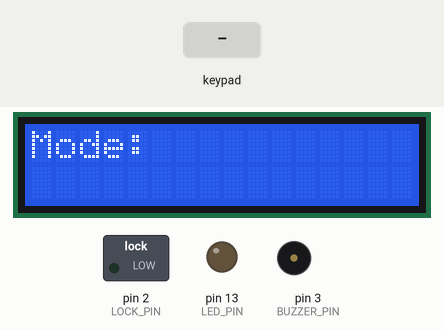
This sketch was run on a simulated Arduino Uno, built with avr-gcc and run on an emulated ATmega328P. On the bench: 16×2 character LCD, switched loads named in the sketch (green lamp = pin HIGH), output pins drawn as LEDs (lit = HIGH), buzzer (waves = sounding, pin HIGH). The inputs (shaded band) are chosen by the test bench. The modem accepts every AT command (registered, SIM ready, sends succeed) and sends nothing else; what the sketch prints to the serial monitor is not drawn.

Above: at 2.3 s.
2.4 s: keypad keys 8 8 8 8 # pressed 0.4 s apart
At 2.62 s:
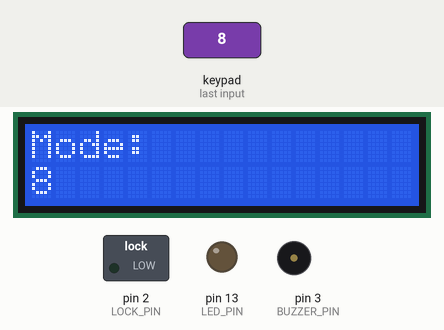
5.9 s: key '1' pressed
At 6.6 s:
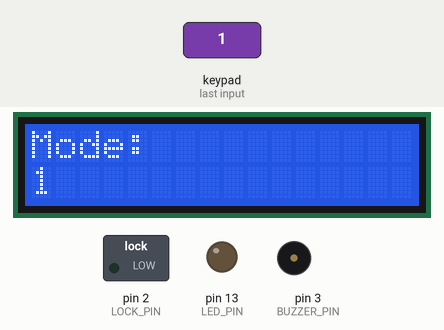
7.4 s: key '#' pressed
At 8.6 s:
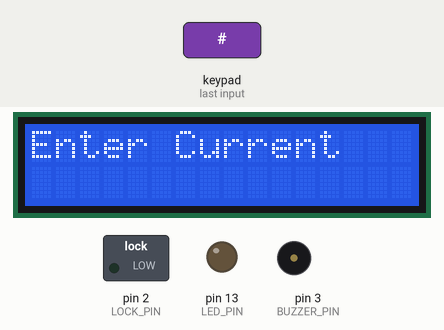
8.9 s: keypad keys 8 8 8 8 # pressed 0.4 s apart
At 11.9 s:
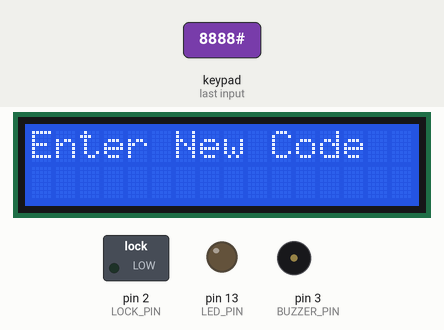
12.4 s: keypad keys 1 2 1 1 1 0 9 # pressed 0.4 s apart
At 17.6 s:
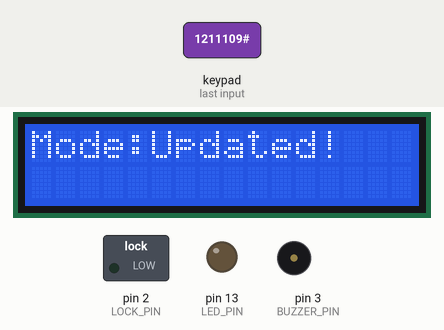
Timing chart, 0 to 18.7 s (numbered marks = the images above; inputs shaded):
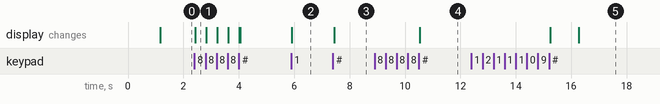

The sketch:

smart_lock.ino
```cpp
#include <SoftwareSerial.h>
#include <Keypad.h>
#include <Wire.h>
#include <LiquidCrystal_I2C.h>

// Wi-Fi & IFTTT
const String WIFI_SSID = "your_ssid";
const String WIFI_PASSWORD = "your_password";
const String IFTTT_HOST = "maker.ifttt.com";
const String IFTTT_URI = "/trigger/msg/with/key/your_webhook_key";

// pin
const int LOCK_PIN = 2;
const int LED_PIN = 13;
const int BUZZER_PIN = 3;
const int LDR_PIN = A0;

// keypad
const byte ROWS = 4;
const byte COLS = 3;
char keys[ROWS][COLS] = {
    {'1','2','3'},
    {'4','5','6'},
    {'7','8','9'},
    {'*','0','#'}
};
byte rowPins[ROWS] = {12, 11, 10, 9};
byte colPins[COLS] = {8, 7, 6};

// (RX, TX): 設定 ESP 的 RX 接到 Arduino 的 5 號腳位, TX 接到 4 號腳位
SoftwareSerial esp(5, 4);  // ESP_TX=5, ESP_RX=4
Keypad keypad = Keypad(makeKeymap(keys), rowPins, colPins, ROWS, COLS);
LiquidCrystal_I2C lcd(0x3F, 16, 2);

String currentPasscode = "8888";  // init password
int loginAttempts = 0;
const int MAX_ATTEMPTS = 3;
const int LDR_THRESHOLD = 100;


void setup() {
    esp.begin(115200);
    Serial.begin(9600);

    lcd.begin(16, 2);
    lcd.init();
    lcd.backlight();

    pinMode(LOCK_PIN, OUTPUT);
    pinMode(LED_PIN, OUTPUT);
    pinMode(BUZZER_PIN, OUTPUT);
    pinMode(LDR_PIN, INPUT_PULLUP);

    digitalWrite(LOCK_PIN, LOW);
    digitalWrite(LED_PIN, LOW);

    connectWiFi();
}

// Connect Wi-Fi
void connectWiFi() {
    esp.println("AT+CWMODE=1");
    delay(1000);

    String cmd = "AT+CWJAP=\"" + WIFI_SSID + "\",\"" + WIFI_PASSWORD + "\"";
    esp.println(cmd);

    while (!esp.find("OK")) {
        Serial.println("Wi-Fi Connect Fail");
        delay(1000);
    }
    Serial.println("Wi-Fi Connected !!");
}

String keyInput(bool showPassword) {  // true: show password, false: hide passwword
    String input = "";
    String displayInput = "";

    lcd.setCursor(0, 1);
    lcd.print("                ");

    while (true) {
        char key = keypad.getKey();
        if (key != NO_KEY) {
            lcd.setCursor(0, 1);
            lcd.print("                ");

            if (key == '#') {
                break;
            } else if (key == '*') {
                input = "";
            } else {
                if (input.length() < 10) {  // limit password length
                    input += key;
                }
            }

            lcd.setCursor(0, 1);
            if (showPassword) {
                lcd.print(input);
            } else {
                lcd.print(String(input.length(), '*'));
            }
        }
    }

    Serial.println("Your input: " + input);
    lcd.clear();
    return input;
}

void loop() {
    digitalWrite(LOCK_PIN, LOW);

    lcd.setCursor(0, 0);
    lcd.print("Mode:");
    lcd.setCursor(0, 1);
    lcd.print("1:Reset 2:Input");

    String mode = keyInput(true);

    if (mode == "1") {  // reset mode
        lcd.setCursor(0, 0);
        lcd.print("Enter Current");

        if (keyInput(false) == currentPasscode) {
            lcd.setCursor(0, 0);
            lcd.print("Enter New Code");

            currentPasscode = keyInput(false);

            lcd.setCursor(0, 0);
            lcd.print("Code Updated!");
            delay(1000);
        }
    } else if (mode == "2") {  // unlock mode
        sendNotification();
        while (loginAttempts < MAX_ATTEMPTS) {
            lcd.setCursor(0, 0);
            lcd.print("Enter Password");

            if (keyInput(false) == currentPasscode) {
                lcd.setCursor(0, 0);
                lcd.print("Access!");
                while (true) {
                    int sensorValue = analogRead(LDR_PIN);
                    digitalWrite(LED_PIN, sensorValue >= LDR_THRESHOLD);

                    char key = keypad.getKey();
                    if (key == '#') break;
                    digitalWrite(LOCK_PIN, HIGH);
                }
                loginAttempts = 0;
                break;
            } else {
                lcd.setCursor(0, 0);
                lcd.print("Access Denied!");
                delay(1000);
                loginAttempts++;
            }
        }

        // alert
        if (loginAttempts == MAX_ATTEMPTS) {
            for (int i = 0; i < 10; i++) {
                tone(BUZZER_PIN, 650, 230);
                delay(230);
                noTone(BUZZER_PIN);
                tone(BUZZER_PIN, 1550, 100);
                delay(100);
                noTone(BUZZER_PIN);
            }
            loginAttempts = 0;
        }
    }
}

void sendNotification() {
    esp.println("AT+CIPSTART=\"TCP\",\"" + IFTTT_HOST + "\",80");
    delay(1000);

    String requestBody =
        "GET " + IFTTT_URI + " HTTP/1.1\r\n" +
        "Host: " + IFTTT_HOST + "\r\n" +
        "Accept: */*\r\n" +
        "Content-Type: application/x-www-form-urlencoded\r\n" +
        "Connection: close\r\n\r\n";

    esp.println("AT+CIPSEND=" + String(requestBody.length()));
    delay(100);

    esp.println(requestBody);
    delay(100);

    esp.println("AT+CIPCLOSE");
}
```

Measured:
- after the input at 2.4 s, the display: changes at once (image 1)
- after the input at 5.9 s, the display: changes at once (image 2)
- after the input at 7.4 s, the display: changes at once (image 3)
- after the input at 8.9 s, the display: changes after 1.6 s (image 4)
- after the input at 12.4 s, the display: first changes after 2.8 s (image 5 shows a later state)
